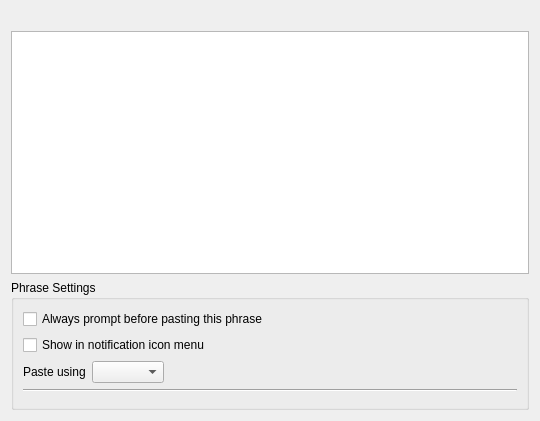
<?xml version="1.0" encoding="UTF-8"?>
<ui version="4.0">
 <class>PhrasePage</class>
 <widget class="QWidget" name="PhrasePage">
  <property name="geometry">
   <rect>
    <x>0</x>
    <y>0</y>
    <width>540</width>
    <height>421</height>
   </rect>
  </property>
  <property name="windowTitle">
   <string>Form</string>
  </property>
  <layout class="QVBoxLayout" name="verticalLayout_2">
   <item>
    <widget class="QLabel" name="urlLabel">
     <property name="toolTip">
      <string>Open the phrase in the default text editor.</string>
     </property>
     <property name="textFormat">
      <enum>Qt::RichText</enum>
     </property>
     <property name="alignment">
      <set>Qt::AlignCenter</set>
     </property>
     <property name="openExternalLinks">
      <bool>true</bool>
     </property>
     <property name="textInteractionFlags">
      <set>Qt::TextBrowserInteraction</set>
     </property>
     <property name="tipText" stdset="0">
      <string/>
     </property>
    </widget>
   </item>
   <item>
    <widget class="QTextEdit" name="phraseText">
     <property name="lineWrapMode">
      <enum>QTextEdit::NoWrap</enum>
     </property>
     <property name="acceptRichText">
      <bool>false</bool>
     </property>
    </widget>
   </item>
   <item>
    <widget class="QGroupBox" name="settingsGroupBox">
     <property name="title">
      <string>Phrase Settings</string>
     </property>
     <layout class="QGridLayout" name="gridLayout">
      <item row="0" column="0" colspan="3">
       <widget class="QCheckBox" name="promptCheckbox">
        <property name="text">
         <string>Always prompt before pasting this phrase</string>
        </property>
       </widget>
      </item>
      <item row="3" column="0">
       <widget class="QLabel" name="label">
        <property name="text">
         <string>Paste using</string>
        </property>
       </widget>
      </item>
      <item row="3" column="2">
       <spacer name="horizontalSpacer">
        <property name="orientation">
         <enum>Qt::Horizontal</enum>
        </property>
        <property name="sizeHint" stdset="0">
         <size>
          <width>40</width>
          <height>20</height>
         </size>
        </property>
       </spacer>
      </item>
      <item row="3" column="1">
       <widget class="QComboBox" name="sendModeCombo"/>
      </item>
      <item row="1" column="0" colspan="3">
       <widget class="QCheckBox" name="showInTrayCheckbox">
        <property name="text">
         <string>Show in notification icon menu</string>
        </property>
       </widget>
      </item>
      <item row="4" column="0" colspan="3">
       <widget class="Line" name="line">
        <property name="orientation">
         <enum>Qt::Horizontal</enum>
        </property>
       </widget>
      </item>
      <item row="5" column="0" colspan="3">
       <widget class="SettingsWidget" name="settingsWidget" native="true"/>
      </item>
     </layout>
    </widget>
   </item>
  </layout>
 </widget>
 <customwidgets>
  <customwidget>
   <class>SettingsWidget</class>
   <extends>QWidget</extends>
   <header>autokey.qtui.settingswidget</header>
   <container>1</container>
  </customwidget>
 </customwidgets>
 <resources/>
 <connections/>
</ui>
